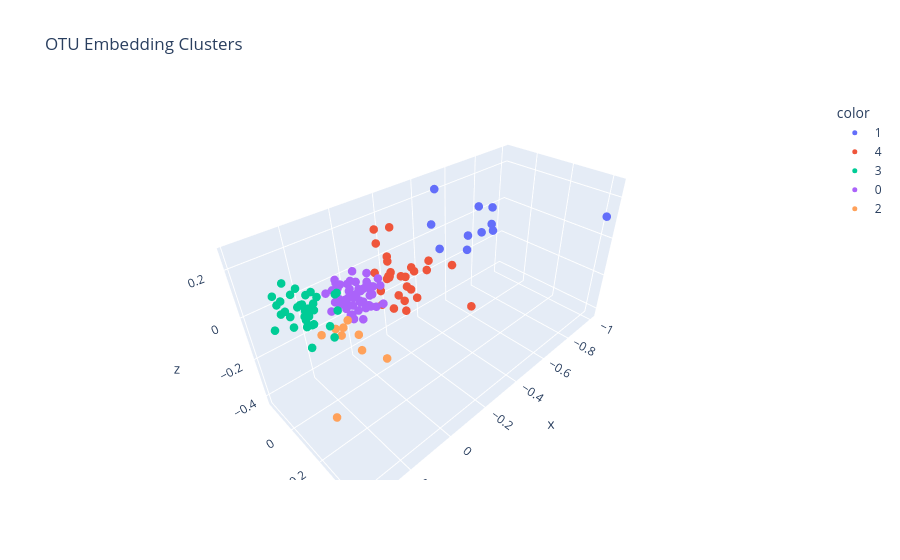

The cell this chart's notebook holds for it:
### Code cell
# poetry add gensim scikit-learn plotly

import numpy as np
import pandas as pd
from gensim.models import Word2Vec
from sklearn.cluster import KMeans
from sklearn.decomposition import PCA
import plotly.express as px


# ----------------------------
# 1. Preparar "documentos"
# ----------------------------

# cada admission será una lista de OTUs

documents = (
    df.groupby("admission_id")["otu_code"]
    .apply(list)
    .tolist()
)

print("Número de admissions:", len(documents))


# ----------------------------
# 2. Entrenar OTU embeddings
# ----------------------------

embedding_size = 32

model = Word2Vec(
    sentences=documents,
    vector_size=embedding_size,
    window=5,
    min_count=1,
    workers=4,
    sg=1  # skip-gram funciona mejor para co-ocurrencias raras
)

print("Número de OTUs aprendidos:", len(model.wv))


# ----------------------------
# 3. Crear embedding de admission
# ----------------------------

admission_embeddings = []
admission_ids = []

for admission, group in df.groupby("admission_id"):
    
    otus = group["otu_code"].tolist()
    
    vectors = [model.wv[o] for o in otus if o in model.wv]
    
    if len(vectors) == 0:
        continue
    
    admission_vector = np.mean(vectors, axis=0)
    
    admission_embeddings.append(admission_vector)
    admission_ids.append(admission)

X = np.vstack(admission_embeddings)

print("Shape embeddings:", X.shape)


# ----------------------------
# 4. Reducir dimensionalidad
# ----------------------------

pca = PCA(n_components=3)
X_vis = pca.fit_transform(X)


# ----------------------------
# 5. Clustering
# ----------------------------

kmeans = KMeans(n_clusters=5, random_state=42)
clusters = kmeans.fit_predict(X)


# ----------------------------
# 6. Dataframe final
# ----------------------------

emb_df = pd.DataFrame(
    X_vis,
    columns=["x","y","z"]
)

emb_df["cluster"] = clusters
emb_df["admission_id"] = admission_ids


# ----------------------------
# 7. Visualización 3D
# ----------------------------

fig = px.scatter_3d(
    emb_df,
    x="x",
    y="y",
    z="z",
    color=emb_df["cluster"].astype(str),
    hover_data=["admission_id"],
    title="OTU Embedding Clusters"
)

fig.update_traces(marker=dict(size=5))

fig.show()
